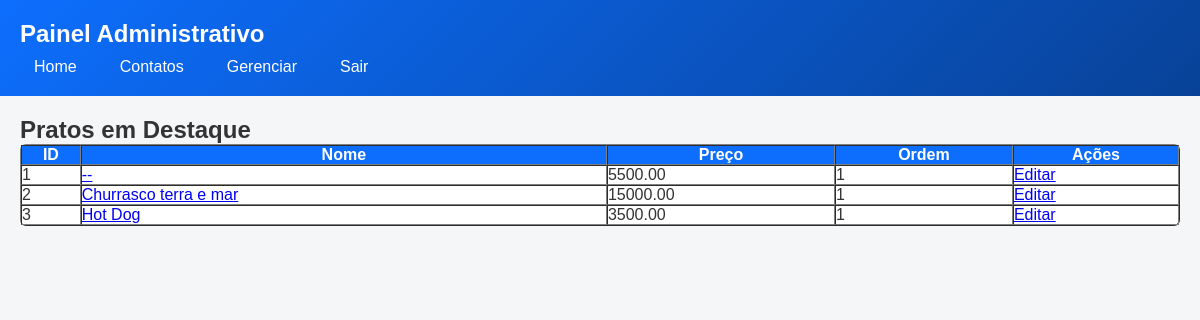
Screenshot of /painel/pratos-destaque/ with the database file from the repository.
### loja/models.py (models this page shows, shortened)
class PratoDestaque(models.Model):
    nome = models.CharField(max_length=100, help_text="Nome do prato em destaque")
    descricao = models.TextField(blank=True, help_text="Descrição")
    preco = models.DecimalField(max_digits=8, decimal_places=2, help_text="Preço")
    imagem = models.ImageField(upload_to='pratos/', blank=True, help_text="Imagem")
    ordem = models.IntegerField(default=0, help_text="Ordem de exibição")

### painel/views.py (the view)
# urls.py: path("pratos-destaque/", PratoDestaqueListView.as_view(), name="pratos-destaque-list"),
class PratoDestaqueListView(ListView):
    model = PratoDestaque
    template_name = "painel/pratos/prato_destaque_list.html"
    context_object_name = "pratos"
    ordering = ["ordem"]

### loja/templates/painel/pratos/prato_destaque_list.html (shortened to what this page needs)
{% extends "painel/base.html" %}
{% block content %}
<h2>Pratos em Destaque</h2>
<table border="1" cellpadding="8" cellspacing="0" style="width:100%; background:#fff; border-radius:6px;">
    <thead>
        <tr style="background:#0d6efd; color:white;">
            <th>ID</th>
            <th>Nome</th>
            <th>Preço</th>
            <th>Ordem</th>
            <th>Ações</th>
        </tr>
    </thead>
    <tbody>
        {% for prato in pratos %}
        <tr>
            <td>{{ prato.id }}</td>
            <td>
                <a href="{% url 'painel:pratos-destaque-detail' prato.id %}">{{ prato.nome }}</a>
            </td>
            <td>{{ prato.preco }}</td>
            <td>{{ prato.ordem }}</td>
            <td>
                <a href="{% url 'painel:pratos-destaque-edit' prato.id %}">Editar</a>
            </td>
        </tr>
        {% empty %}
        <tr>
            <td colspan="5">Nenhum prato em destaque.</td>
        </tr>
        {% endfor %}
    </tbody>
</table>
{% endblock %}

### loja/templates/painel/base.html (style rules this page uses)
* { margin: 0; padding: 0; box-sizing: border-box; font-family: Arial, Helvetica, sans-serif; }
body { background-color: #f4f6f8; color: #333; min-height: 100vh; }

### rows the page displays
PratoDestaque: id "1", nome "--", preco "5500.00", ordem "1"
PratoDestaque: id "2", nome "Churrasco terra e mar", preco "15000.00", ordem "1"
PratoDestaque: id "3", nome "Hot Dog", preco "3500.00", ordem "1"
